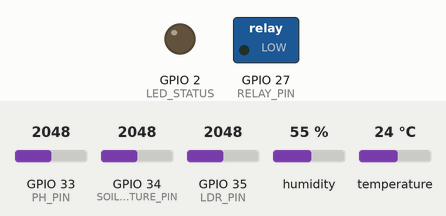
Recording of a sketch running on a simulated ESP32. Parts: switched loads named in the sketch (green lamp = pin HIGH), output pins drawn as LEDs (lit = HIGH). Inputs (shaded band) come from the test bench; at power-on: GPIO 33 (PH_PIN) = 2048, GPIO 34 (SOIL_MOISTURE_PIN) = 2048, GPIO 35 (LDR_PIN) = 2048, humidity 55 %, temperature 24 °C. WiFi joins after 1.5 s; servers stay silent unless stated; what the sketch prints to the serial monitor is not drawn.

Above: at 0.0 s.
At 2.1 s:
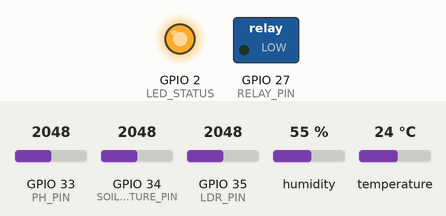
At 30.7 s:
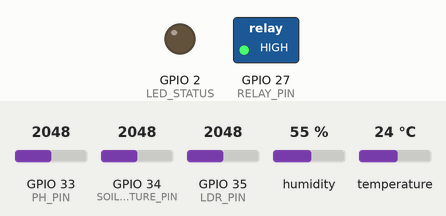
Timing chart, 0 to 32.2 s (numbered marks = the images above):
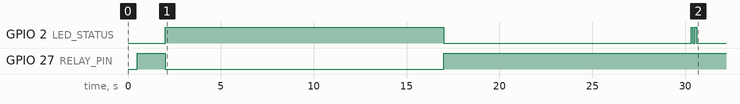

Measured:
- by itself, GPIO 2 (LED_STATUS): goes HIGH 15.0 s, LOW 13.3 s, HIGH 0.10 s, LOW 0.10 s, HIGH 0.10 s, then LOW
- by itself, GPIO 27 (RELAY_PIN): HIGH → LOW at 2.0 s, → HIGH 15.0 s later

The sketch:

main.ino
```cpp
/*
 * Smart Watering System - Main Firmware
 * Platform: ESP32 DevKit v1
 * Author: Afreed | SR University
 * Description: Reads sensors, uploads to ThingSpeak, controls pump relay
 */

#include <WiFi.h>
#include <ThingSpeak.h>
#include "DHT.h"

// ─── WiFi & ThingSpeak Configuration ──────────────────────────
#define WIFI_SSID        "YOUR_WIFI_SSID"
#define WIFI_PASSWORD    "YOUR_WIFI_PASSWORD"
#define CHANNEL_ID       0000000          // Replace with your ThingSpeak channel ID
#define WRITE_API_KEY    "YOUR_WRITE_API_KEY"

// ─── Pin Definitions ──────────────────────────────────────────
#define SOIL_MOISTURE_PIN  34   // ADC1 channel (capacitive sensor)
#define DHT_PIN            26
#define LDR_PIN            35   // Light sensor (analog)
#define PH_PIN             33   // pH sensor analog output
#define RELAY_PIN          27   // Relay (LOW = pump ON)
#define LED_STATUS         2    // Built-in LED

// ─── Sensor Config ────────────────────────────────────────────
#define DHT_TYPE           DHT22
#define SOIL_DRY_VALUE     4095  // ADC value when completely dry
#define SOIL_WET_VALUE     1500  // ADC value when saturated
#define MOISTURE_THRESHOLD 30    // % — water plant below this
#define PUMP_ON_TIME       15000 // ms — pump run duration

// ─── Timing ───────────────────────────────────────────────────
#define UPLOAD_INTERVAL    30000  // 30 seconds between uploads
#define SENSOR_INTERVAL    5000   // 5 seconds between sensor reads

DHT dht(DHT_PIN, DHT_TYPE);
WiFiClient client;

// ─── Global State ─────────────────────────────────────────────
float soilMoisturePercent = 0;
float temperature = 0;
float humidity = 0;
float lightLevel = 0;
float phValue = 0;
bool pumpActive = false;
unsigned long lastUpload = 0;
unsigned long lastSensorRead = 0;

// ─── Setup ────────────────────────────────────────────────────
void setup() {
  Serial.begin(115200);
  delay(500);

  pinMode(RELAY_PIN, OUTPUT);
  pinMode(LED_STATUS, OUTPUT);
  digitalWrite(RELAY_PIN, HIGH);  // Relay off (active LOW)

  dht.begin();
  connectWiFi();
  ThingSpeak.begin(client);

  Serial.println("[BOOT] Smart Watering System Initialized");
}

// ─── Main Loop ────────────────────────────────────────────────
void loop() {
  unsigned long now = millis();

  // Read sensors at interval
  if (now - lastSensorRead >= SENSOR_INTERVAL) {
    readAllSensors();
    lastSensorRead = now;
    printSensorData();
  }

  // Upload to ThingSpeak at interval
  if (now - lastUpload >= UPLOAD_INTERVAL) {
    uploadToThingSpeak();
    lastUpload = now;
  }

  // Irrigation decision
  checkIrrigationNeeded();

  // Reconnect WiFi if dropped
  if (WiFi.status() != WL_CONNECTED) {
    Serial.println("[WIFI] Reconnecting...");
    connectWiFi();
  }

  delay(100);
}

// ─── Sensor Functions ─────────────────────────────────────────
void readAllSensors() {
  soilMoisturePercent = readSoilMoisture();
  temperature = dht.readTemperature();
  humidity = dht.readHumidity();
  lightLevel = readLightLevel();
  phValue = readPH();

  if (isnan(temperature) || isnan(humidity)) {
    Serial.println("[ERROR] DHT22 read failed. Retrying...");
    delay(500);
    temperature = dht.readTemperature();
    humidity = dht.readHumidity();
  }
}

float readSoilMoisture() {
  int rawADC = analogRead(SOIL_MOISTURE_PIN);
  float percent = map(rawADC, SOIL_DRY_VALUE, SOIL_WET_VALUE, 0, 100);
  return constrain(percent, 0, 100);
}

float readLightLevel() {
  int rawLDR = analogRead(LDR_PIN);
  // Convert to approximate lux (calibrate per LDR model)
  float lux = (rawLDR / 4095.0) * 1000.0;
  return lux;
}

float readPH() {
  int rawADC = analogRead(PH_PIN);
  // Typical calibration: 2.5V = pH 7.0, slope ~0.18V/pH unit
  float voltage = (rawADC / 4095.0) * 3.3;
  float ph = 7.0 + ((2.5 - voltage) / 0.18);
  return constrain(ph, 0, 14);
}

// ─── ThingSpeak Upload ────────────────────────────────────────
void uploadToThingSpeak() {
  ThingSpeak.setField(1, soilMoisturePercent);  // Field 1: Soil Moisture (%)
  ThingSpeak.setField(2, temperature);           // Field 2: Temperature (°C)
  ThingSpeak.setField(3, humidity);              // Field 3: Humidity (%)
  ThingSpeak.setField(4, lightLevel);            // Field 4: Light (lux)
  ThingSpeak.setField(5, phValue);               // Field 5: pH
  ThingSpeak.setField(6, pumpActive ? 1 : 0);   // Field 6: Pump Status

  int httpCode = ThingSpeak.writeFields(CHANNEL_ID, WRITE_API_KEY);

  if (httpCode == 200) {
    Serial.println("[THINGSPEAK] Upload successful");
    blinkLED(2);
  } else {
    Serial.printf("[THINGSPEAK] Upload failed. HTTP %d\n", httpCode);
  }
}

// ─── Irrigation Control ───────────────────────────────────────
void checkIrrigationNeeded() {
  if (!pumpActive && soilMoisturePercent < MOISTURE_THRESHOLD) {
    Serial.printf("[IRRIGATION] Soil moisture %.1f%% < threshold %d%% — WATERING\n",
                  soilMoisturePercent, MOISTURE_THRESHOLD);
    activatePump(PUMP_ON_TIME);
  }
}

void activatePump(unsigned long durationMs) {
  pumpActive = true;
  digitalWrite(RELAY_PIN, LOW);   // Activate relay (active LOW)
  digitalWrite(LED_STATUS, HIGH);
  Serial.printf("[PUMP] ON for %lu ms\n", durationMs);

  delay(durationMs);

  digitalWrite(RELAY_PIN, HIGH);  // Deactivate relay
  digitalWrite(LED_STATUS, LOW);
  pumpActive = false;
  Serial.println("[PUMP] OFF");
}

// ─── WiFi ────────────────────────────────────────────────────
void connectWiFi() {
  WiFi.begin(WIFI_SSID, WIFI_PASSWORD);
  Serial.print("[WIFI] Connecting");
  int attempts = 0;
  while (WiFi.status() != WL_CONNECTED && attempts < 20) {
    delay(500);
    Serial.print(".");
    attempts++;
  }
  if (WiFi.status() == WL_CONNECTED) {
    Serial.printf("\n[WIFI] Connected. IP: %s\n", WiFi.localIP().toString().c_str());
  } else {
    Serial.println("\n[WIFI] Connection failed. Will retry.");
  }
}

// ─── Utilities ────────────────────────────────────────────────
void printSensorData() {
  Serial.println("─────────────────────────────────");
  Serial.printf("  Soil Moisture : %.1f%%\n", soilMoisturePercent);
  Serial.printf("  Temperature   : %.1f °C\n", temperature);
  Serial.printf("  Humidity      : %.1f %%\n", humidity);
  Serial.printf("  Light Level   : %.0f lux\n", lightLevel);
  Serial.printf("  pH Value      : %.2f\n", phValue);
  Serial.printf("  Pump Status   : %s\n", pumpActive ? "ON" : "OFF");
  Serial.println("─────────────────────────────────");
}

void blinkLED(int times) {
  for (int i = 0; i < times; i++) {
    digitalWrite(LED_STATUS, HIGH);
    delay(100);
    digitalWrite(LED_STATUS, LOW);
    delay(100);
  }
}
```
